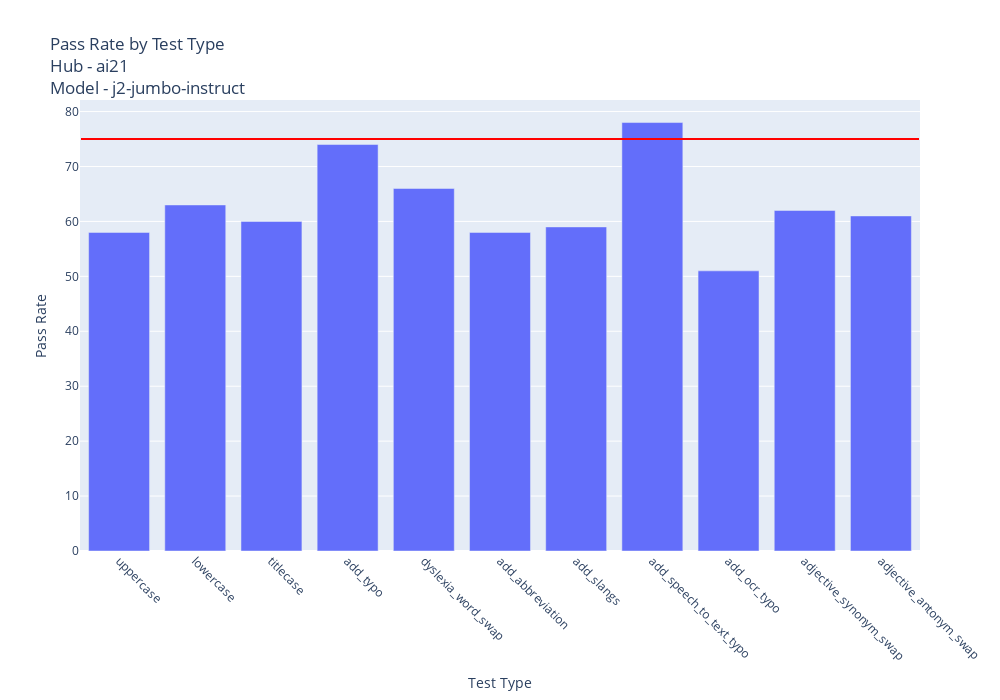
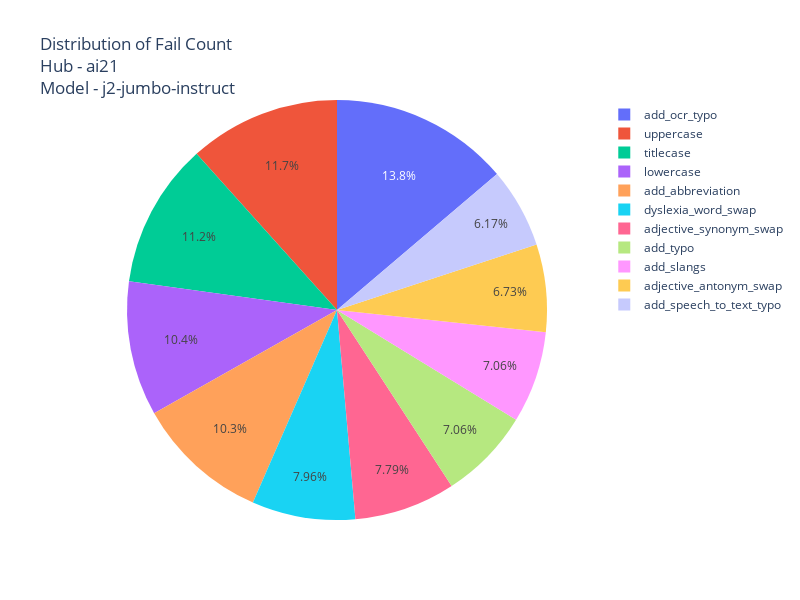
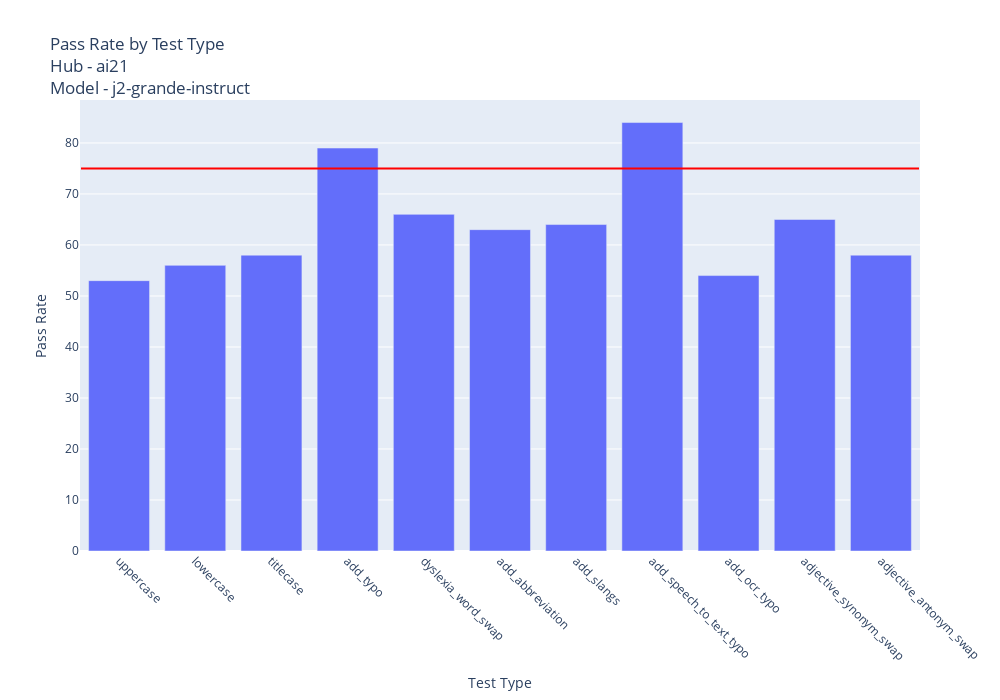
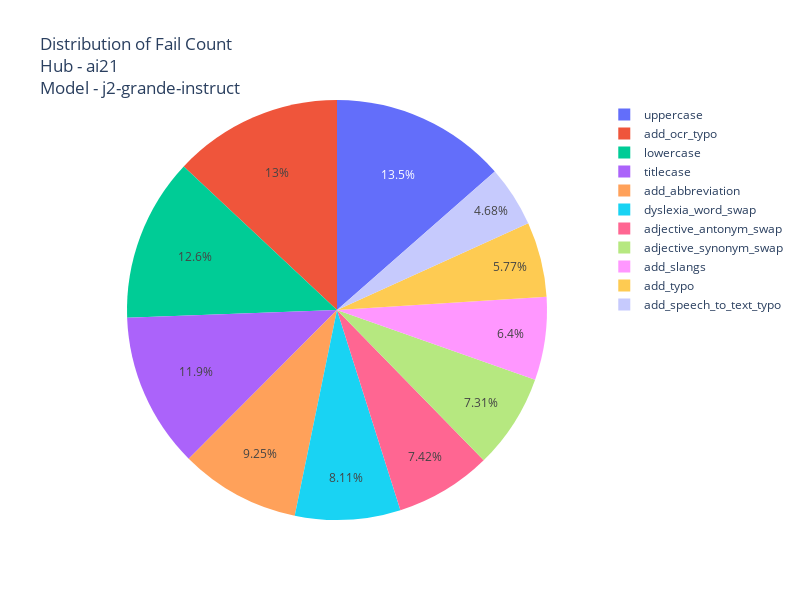

Source (notebook cell) for these figures, in order:
### Code cell
import pandas as pd
import plotly.express as px

def plot_report(path: str, hub: str, model: str):
    report = pd.read_csv(path)
    report['pass_rate'] = report['pass_rate'].str.rstrip('%').astype(float)
    report['minimum_pass_rate'] = report['minimum_pass_rate'].str.rstrip('%').astype(float)

    unique_categories = report["category"].unique()

    category_data = report[report["category"] == "robustness"]

    # Bar Plot: Pass Rate by Test Type for the Robustness Category
    bar_fig = px.bar(category_data, x="test_type", y="pass_rate",
                     labels={"pass_rate": "Pass Rate", "test_type": "Test Type"},
                     title=f"Pass Rate by Test Type<br>Hub - {hub}<br>Model - {model}")

    # Add a horizontal line at the 75 percent threshold
    bar_fig.add_shape(
        type='line',
        x0=-0.5,
        x1=len(category_data["test_type"]) - 0.5,
        y0=75,
        y1=75,
        line=dict(color='red', width=2)
    )

    bar_fig.update_xaxes(tickangle=45)
    bar_fig.update_layout(width=1000, height=700)
    bar_fig.show()

    # Pie Chart: Distribution of Fail Count for the Robustness Category
    pie_fig = px.pie(category_data, names="test_type", values="fail_count",
                    title=f"Distribution of Fail Count<br>Hub - {hub}<br>Model - {model}")

    pie_fig.update_layout(
        title=f"Distribution of Fail Count<br>Hub - {hub}<br>Model - {model}",
        width=800,
        height=600
    )

    pie_fig.show()

report_paths = [
    ("ai21/j2-jumbo-instruct-OpenBookQA-report.csv", "ai21", "j2-jumbo-instruct"),
    ("ai21/j2-grande-instruct-OpenBookQA-report.csv", "ai21", "j2-grande-instruct"),
    ("openai/gpt-3.5-turbo-instruct-OpenBookQA-report.csv", "openai", "gpt-3.5-turbo-instruct"),
    ("openai/gpt-3.5-turbo-instruct-OpenBookQA-report.csv", "openai", "gpt-3.5-turbo-instruct"),
    ("openai/gpt-4-1106-preview-OpenBookQA-report.csv", "openai", "gpt-4-1106-preview"),
    ("mistralai/Mistral-7B-Instruct-v0.1-OpenBookQA-report.csv", "huggingface", "mistralai/Mistral-7B-Instruct-v0.1"),
    ("HuggingFaceH4/zephyr-7b-beta-OpenBookQA-report.csv", "huggingface", "HuggingFaceH4/zephyr-7b-beta"),
    ("Intel/neural-chat-7b-v3-1-OpenBookQA-report.csv", "huggingface", "Intel/neural-chat-7b-v3-1")
]

for path, hub, model in report_paths:
    plot_report(path, hub, model)

### Figure 1 — Plotly figure (JSON) as saved in the notebook; plotly's stock layout.template omitted (floating-point values rounded to 4 significant figures)
{"data": [{"alignmentgroup": "True", "hovertemplate": "Test Type=%{x}<br>Pass Rate=%{y}<extra></extra>", "legendgroup": "", "marker": {"color": "#636efa", "pattern": {"shape": ""}}, "name": "", "offsetgroup": "", "orientation": "v", "showlegend": false, "textposition": "auto", "type": "bar", "x": ["uppercase", "lowercase", "titlecase", "add_typo", "dyslexia_word_swap", "add_abbreviation", "add_slangs", "add_speech_to_text_typo", "add_ocr_typo", "adjective_synonym_swap", "adjective_antonym_swap"], "xaxis": "x", "y": [58, 63, 60, 74, 66, 58, 59, 78, 51, 62, 61], "yaxis": "y"}], "layout": {"barmode": "relative", "height": 700, "legend": {"tracegroupgap": 0}, "shapes": [{"line": {"color": "red", "width": 2}, "type": "line", "x0": -0.5, "x1": 10.5, "y0": 75, "y1": 75}], "title": {"text": "Pass Rate by Test Type<br>Hub - ai21<br>Model - j2-jumbo-instruct"}, "width": 1000, "xaxis": {"anchor": "y", "domain": [0, 1], "tickangle": 45, "title": {"text": "Test Type"}}, "yaxis": {"anchor": "x", "domain": [0, 1], "title": {"text": "Pass Rate"}}}}

### Figure 2 — Plotly figure (JSON) as saved in the notebook; plotly's stock layout.template omitted (floating-point values rounded to 4 significant figures)
{"data": [{"domain": {"x": [0, 1], "y": [0, 1]}, "hovertemplate": "test_type=%{label}<br>fail_count=%{value}<extra></extra>", "labels": ["uppercase", "lowercase", "titlecase", "add_typo", "dyslexia_word_swap", "add_abbreviation", "add_slangs", "add_speech_to_text_typo", "add_ocr_typo", "adjective_synonym_swap", "adjective_antonym_swap"], "legendgroup": "", "name": "", "showlegend": true, "type": "pie", "values": [208, 185, 199, 126, 142, 183, 126, 110, 246, 139, 120]}], "layout": {"height": 600, "legend": {"tracegroupgap": 0}, "title": {"text": "Distribution of Fail Count<br>Hub - ai21<br>Model - j2-jumbo-instruct"}, "width": 800}}

### Figure 3 — Plotly figure (JSON) as saved in the notebook; plotly's stock layout.template omitted (floating-point values rounded to 4 significant figures)
{"data": [{"alignmentgroup": "True", "hovertemplate": "Test Type=%{x}<br>Pass Rate=%{y}<extra></extra>", "legendgroup": "", "marker": {"color": "#636efa", "pattern": {"shape": ""}}, "name": "", "offsetgroup": "", "orientation": "v", "showlegend": false, "textposition": "auto", "type": "bar", "x": ["uppercase", "lowercase", "titlecase", "add_typo", "dyslexia_word_swap", "add_abbreviation", "add_slangs", "add_speech_to_text_typo", "add_ocr_typo", "adjective_synonym_swap", "adjective_antonym_swap"], "xaxis": "x", "y": [53, 56, 58, 79, 66, 63, 64, 84, 54, 65, 58], "yaxis": "y"}], "layout": {"barmode": "relative", "height": 700, "legend": {"tracegroupgap": 0}, "shapes": [{"line": {"color": "red", "width": 2}, "type": "line", "x0": -0.5, "x1": 10.5, "y0": 75, "y1": 75}], "title": {"text": "Pass Rate by Test Type<br>Hub - ai21<br>Model - j2-grande-instruct"}, "width": 1000, "xaxis": {"anchor": "y", "domain": [0, 1], "tickangle": 45, "title": {"text": "Test Type"}}, "yaxis": {"anchor": "x", "domain": [0, 1], "title": {"text": "Pass Rate"}}}}

### Figure 4 — Plotly figure (JSON) as saved in the notebook; plotly's stock layout.template omitted (floating-point values rounded to 4 significant figures)
{"data": [{"domain": {"x": [0, 1], "y": [0, 1]}, "hovertemplate": "test_type=%{label}<br>fail_count=%{value}<extra></extra>", "labels": ["uppercase", "lowercase", "titlecase", "add_typo", "dyslexia_word_swap", "add_abbreviation", "add_slangs", "add_speech_to_text_typo", "add_ocr_typo", "adjective_synonym_swap", "adjective_antonym_swap"], "legendgroup": "", "name": "", "showlegend": true, "type": "pie", "values": [237, 220, 209, 101, 142, 162, 112, 82, 228, 128, 130]}], "layout": {"height": 600, "legend": {"tracegroupgap": 0}, "title": {"text": "Distribution of Fail Count<br>Hub - ai21<br>Model - j2-grande-instruct"}, "width": 800}}
